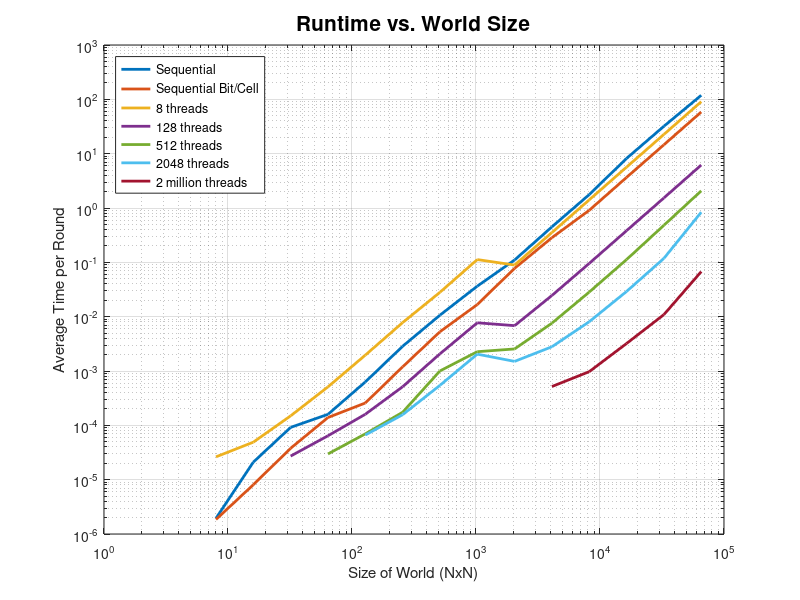
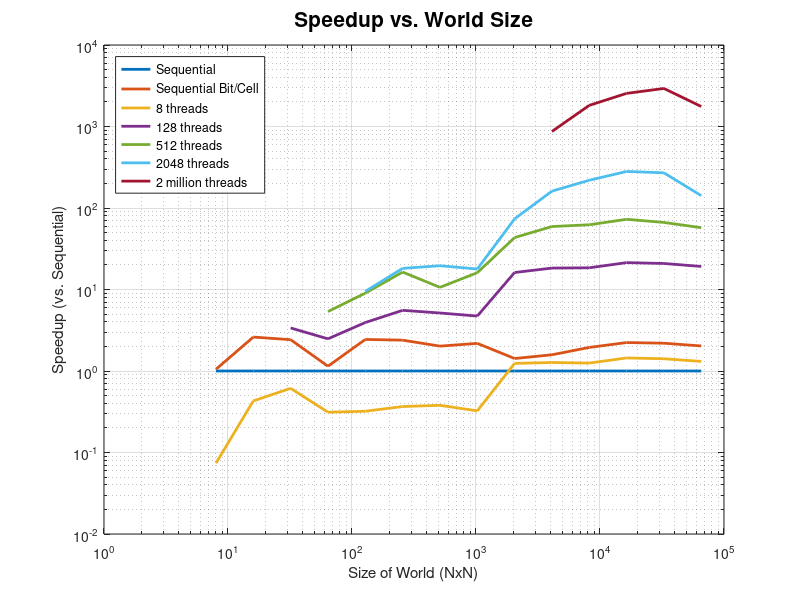
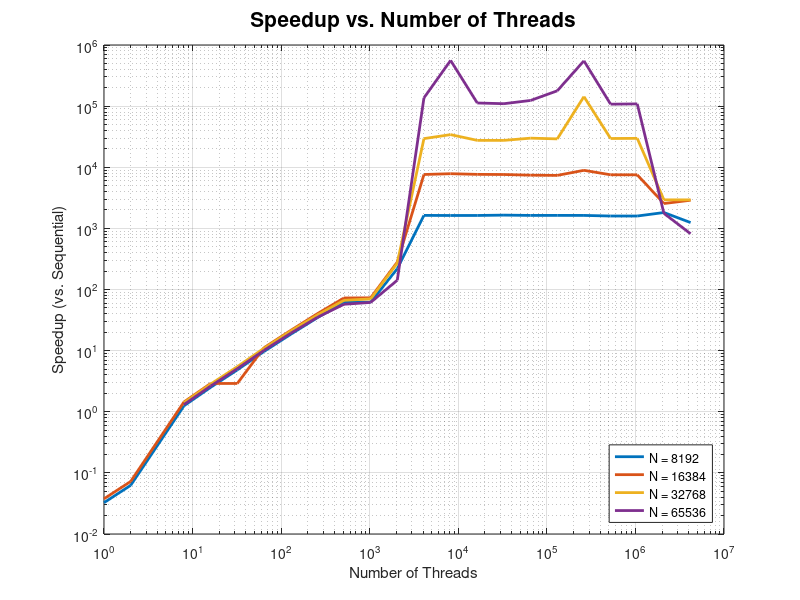
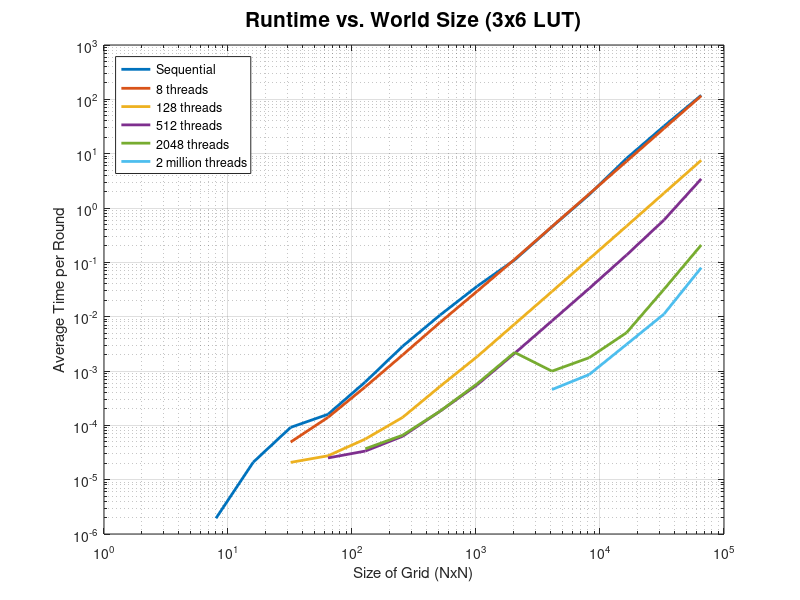

Write the MATLAB code that produced these figures, in order.
size = 2.^(3:16);

seq                 = [1.947E-06 2.104E-05 9.166E-05 1.594E-04 6.286E-04 2.850E-03 1.066E-02 3.643E-02 1.105E-01 4.500E-01 1.768E+00 8.185E+00 3.199E+01 1.187E+02];
seq_bit             = [1.852E-06 8.068E-06 3.783E-05 1.393E-04 2.577E-04 1.192E-03 5.280E-03 1.669E-02 7.764E-02 2.846E-01 9.084E-01 3.663E+00 1.459E+01 5.851E+01];
parallel_bpc_1t     = [1.206E-04 5.457E-04 1.361E-03 3.775E-03 1.418E-02 5.295E-02 2.204E-01 8.490E-01 3.394E+00 1.358E+01 5.433E+01 2.173E+02];
parallel_bpc_2t     = [9.564E-05 2.029E-04 5.395E-04 1.799E-03 6.936E-03 2.760E-02 1.104E-01 4.412E-01 1.766E+00 7.067E+00 2.827E+01 1.131E+02];
parallel_bpc_8t     = [2.631E-05 4.898E-05 1.495E-04 5.106E-04 1.959E-03 7.778E-03 2.810E-02 1.124E-01 8.908E-02 3.538E-01 1.414E+00 5.660E+00 22.63920229 90.57214796];
parallel_bpc_32t    = [3.701E-05 6.135E-05 1.571E-04 5.375E-04 1.842E-03 7.345E-03 2.927E-02 2.367E-02 9.186E-02 3.654E-01 2.820E+00 5.852E+00 2.346E+01];
parallel_bpc_128t   = [2.717E-05 6.425E-05 1.598E-04 5.133E-04 2.070E-03 7.714E-03 6.835E-03 2.457E-02 9.575E-02 3.831E-01 1.534E+00 6.186E+00];
parallel_bpc_512t   = [2.975E-05 6.966E-05 1.741E-04 1.003E-03 2.267E-03 2.546E-03 7.595E-03 2.840E-02 1.126E-01 4.811E-01 2.070E+00];
parallel_bpc_2048t  = [6.630E-05 1.568E-04 5.447E-04 2.042E-03 1.503E-03 2.794E-03 8.074E-03 2.914E-02 1.184E-01 8.376E-01];
parallel_bpc_500htt = [1.056E-03 1.076E-03 1.110E-03 1.087E-03 1.083E-03 8.142E-04];
parallel_bpc_2mt    = [5.178E-04 9.730E-04 3.210E-03 1.092E-02 6.745E-02];

parallel_lut_8t    = [4.920E-05 1.400E-04 5.110E-04 1.974E-03 7.813E-03 2.949E-02 1.135E-01 4.550E-01 1.818E+00 7.256E+00 2.904E+01 1.162E+02];
parallel_lut_64t   = [1.990E-05 3.620E-05 8.600E-05 2.670E-04 1.007E-03 3.984E-03 1.540E-02 5.726E-02 2.299E-01 9.181E-01 3.664E+00 1.477E+01];
parallel_lut_128t  = [2.080E-05 2.750E-05 5.590E-05 1.400E-04 5.190E-04 1.847E-03 7.308E-03 2.899E-02 1.158E-01 4.639E-01 1.874E+00 7.556E+00];
parallel_lut_512t  = [2.510E-05 3.360E-05 6.290E-05 1.810E-04 5.590E-04 2.113E-03 8.352E-03 3.315E-02 1.364E-01 5.996E-01 3.434E+00];
parallel_lut_2048t = [3.700E-05 6.580E-05 1.820E-04 5.850E-04 2.199E-03 9.930E-04 1.759E-03 5.082E-03 3.177E-02 2.087E-01];
parallel_lut_2mt   = [4.550E-04 8.620E-04 3.091E-03 1.114E-02 7.958E-02];


seq_bit_spdup             = seq        ./seq_bit;
parallel_bpc_1t_spdup     = seq(1:12)  ./parallel_bpc_1t;
parallel_bpc_2t_spdup     = seq(1:12)  ./parallel_bpc_2t;
parallel_bpc_8t_spdup     = seq        ./parallel_bpc_8t;
parallel_bpc_32t_spdup    = seq(2:end) ./parallel_bpc_32t;
parallel_bpc_128t_spdup   = seq(3:end) ./parallel_bpc_128t;
parallel_bpc_512t_spdup   = seq(4:end) ./parallel_bpc_512t;
parallel_bpc_2048t_spdup  = seq(5:end) ./parallel_bpc_2048t;
parallel_bpc_500htt_spdup = seq(9:end) ./parallel_bpc_500htt;
parallel_bpc_2mt_spdup    = seq(10:end)./parallel_bpc_2mt;

parallel_lut_8t_spdup    = seq( 3:end) ./ parallel_lut_8t;
parallel_lut_64t_spdup   = seq( 3:end) ./ parallel_lut_64t;
parallel_lut_128t_spdup  = seq( 3:end) ./ parallel_lut_128t;
parallel_lut_512t_spdup  = seq( 4:end) ./ parallel_lut_512t;
parallel_lut_2048t_spdup = seq( 5:end) ./ parallel_lut_2048t;
parallel_lut_2mt_spdup   = seq(10:end) ./ parallel_lut_2mt;

                 % seq time
bpc_perf_8192  = [1.768E+00	5.433E+01	2.827E+01	1.414E+00	7.047E-01	3.654E-01	1.828E-01	9.575E-02	5.125E-02	2.840E-02	2.848E-02	8.074E-03	1.084E-03	1.088E-03	1.087E-03	1.073E-03	1.085E-03	1.084E-03	1.085E-03	1.110E-03	1.110E-03	9.730E-04	1.421E-03];
bpc_perf_16384 = [8.185E+00	2.173E+02	1.131E+02	5.660E+00	2.820E+00	2.820E+00	7.345E-01	3.831E-01	2.039E-01	1.126E-01	1.120E-01	2.914E-02	1.075E-03	1.044E-03	1.070E-03	1.076E-03	1.103E-03	1.112E-03	9.188E-04	1.087E-03	1.089E-03	3.210E-03	2.833E-03];
bpc_perf_32768 = [3.199E+01				            2.264E+01	1.129E+01	5.852E+00	2.931E+00	1.534E+00	8.367E-01	4.811E-01	4.561E-01	1.184E-01	1.087E-03	9.361E-04	1.162E-03	1.162E-03	1.069E-03	1.099E-03	2.237E-04	1.083E-03	1.077E-03	1.092E-02	1.093E-02];
bpc_perf_65536 = [1.187E+02				            9.057E+01	4.517E+01	2.346E+01	1.177E+01	6.186E+00	3.395E+00	2.070E+00	1.932E+00	8.376E-01	8.696E-04	2.122E-04	1.055E-03	1.083E-03	9.584E-04	6.667E-04	2.155E-04	1.103E-03	1.091E-03	6.745E-02	1.453E-01];

lut_perf_8192  = [1.818E+00	                        2.299E-01	1.158E-01	6.021E-02	3.315E-02	3.390E-02	1.759E-03	6.890E-04	7.690E-04	6.950E-04	4.700E-04	7.210E-04	8.040E-04	7.510E-04	7.180E-04	7.210E-04	8.620E-04	1.707E-03];			
lut_perf_16384 = [7.256E+00	                        9.181E-01	4.639E-01	2.438E-01	1.364E-01	1.359E-01	5.082E-03	6.830E-04	7.400E-04	7.330E-04	7.320E-04	7.280E-04	7.170E-04	7.150E-04	4.930E-04	7.260E-04	3.091E-03	5.445E-03	2.190E-08	1.760E-05];	
lut_perf_32768 = [2.904E+01	                        3.664E+00	1.874E+00	1.076E+00	5.996E-01	5.405E-01	3.177E-02	7.270E-04	7.280E-04	6.140E-04	7.310E-04	7.320E-04	7.280E-04	7.420E-04	7.390E-04	7.270E-04	1.114E-02	1.090E-02	2.790E-08	1.000E-04	5.200E-05];
lut_perf_65536 = [1.162E+02	                        1.477E+01	7.556E+00	4.370E+00	3.434E+00	2.848E+00	2.087E-01	7.270E-04	7.280E-04	7.840E-04	8.250E-04	7.390E-04	7.450E-04	7.360E-04	6.810E-04	7.810E-04	7.958E-02	8.032E-02	2.210E-08	3.460E-04	3.450E-04];

num_threads = 2.^[0:1 3:22];
bpc_spdup_8192  = bpc_perf_8192(1)  ./ bpc_perf_8192;
bpc_spdup_16384 = bpc_perf_16384(1) ./ bpc_perf_16384;
bpc_spdup_32768 = bpc_perf_32768(1) ./ bpc_perf_32768;
bpc_spdup_65536 = bpc_perf_65536(1) ./ bpc_perf_65536;

num_threads_2 = 2.^[3 6:25];
lut_spdup_8192  = bpc_perf_8192(1)  ./ lut_perf_8192;
lut_spdup_16384 = bpc_perf_16384(1) ./ lut_perf_16384;
lut_spdup_32768 = bpc_perf_32768(1) ./ lut_perf_32768;
lut_spdup_65536 = bpc_perf_65536(1) ./ lut_perf_65536;

%% Plot 
close all
figure
set(gcf, 'Position',  [100, 100, 450, 350])
loglog(size        , seq                ,'linewidth', 2)
hold on, grid on
loglog(size        , seq_bit            ,'linewidth', 2)
loglog(size        , parallel_bpc_8t    ,'linewidth', 2)
loglog(size(3:end) , parallel_bpc_128t  ,'linewidth', 2)
loglog(size(4:end) , parallel_bpc_512t  ,'linewidth', 2)
loglog(size(5:end) , parallel_bpc_2048t ,'linewidth', 2)
loglog(size(10:end), parallel_bpc_2mt   ,'linewidth', 2)
title("Runtime vs. World Size",'FontSize',15)
legend("Sequential", "Sequential Bit/Cell", ...
    '8 threads', '128 threads', '512 threads',...
    '2048 threads', ...
    '2 million threads', 'location',"Northwest")
xlabel("Size of World (NxN)")
ylabel("Average Time per Round")

%% Plot
% close all
figure
set(gcf, 'Position',  [100, 100, 450, 350])
loglog(size, ones(length(size),1), 'linewidth',2)
hold on, grid on
loglog(size        , seq_bit_spdup            ,'linewidth', 2)
loglog(size        , parallel_bpc_8t_spdup    ,'linewidth', 2)
loglog(size(3:end) , parallel_bpc_128t_spdup  ,'linewidth', 2)
loglog(size(4:end) , parallel_bpc_512t_spdup  ,'linewidth', 2)
loglog(size(5:end) , parallel_bpc_2048t_spdup ,'linewidth', 2)
loglog(size(10:end), parallel_bpc_2mt_spdup   ,'linewidth', 2)
title("Speedup vs. World Size",'FontSize',15)
legend("Sequential", "Sequential Bit/Cell", '8 threads', ...
    '128 threads', '512 threads', '2048 threads', ...
    '2 million threads', 'location',"Northwest")
xlabel("Size of World (NxN)")
ylabel("Speedup (vs. Sequential)")

%% Plot
close all
figure
set(gcf, 'Position',  [100, 100, 450, 350])
loglog(num_threads, bpc_spdup_8192(2:end), 'linewidth', 2)
hold on, grid on
loglog(num_threads, bpc_spdup_16384(2:end), 'linewidth', 2)
loglog(num_threads(3:end), bpc_spdup_32768(2:end),'linewidth', 2)
loglog(num_threads(3:end), bpc_spdup_65536(2:end),'linewidth', 2)
title("Speedup vs. Number of Threads",'FontSize',15)
legend("N = 8192", 'N = 16384', 'N = 32768', 'N = 65536', 'location',"Southeast")
xlabel("Number of Threads")
ylabel("Speedup (vs. Sequential)")

%% Plot runtime of 3x6 LUT w/ various numbers of threads
close all
figure
set(gcf, 'Position',  [100, 100, 450, 350])
loglog(size        , seq                ,'linewidth', 2)
hold on, grid on
loglog(size( 3:end), parallel_lut_8t    ,'linewidth', 2)
loglog(size( 3:end), parallel_lut_128t  ,'linewidth', 2)
loglog(size( 4:end), parallel_lut_512t  ,'linewidth', 2)
loglog(size( 5:end), parallel_lut_2048t ,'linewidth', 2)
loglog(size(10:end), parallel_lut_2mt   ,'linewidth', 2)
title("Runtime vs. World Size (3x6 LUT)",'FontSize',15)
legend("Sequential", "8 threads", '128 threads', '512 threads',...
    '2048 threads', '2 million threads', 'location',"Northwest")
xlabel("Size of Grid (NxN)")
ylabel("Average Time per Round")

%% Plot speedup of 3x6 LUT w/ various numbers of threads
%close all
figure
set(gcf, 'Position',  [100, 100, 450, 350])
loglog(size, ones(length(size),1), 'linewidth',2)
hold on, grid on
loglog(size(3:end) , parallel_lut_8t_spdup  ,'linewidth', 2)
loglog(size(3:end) , parallel_lut_128t_spdup  ,'linewidth', 2)
loglog(size(4:end) , parallel_lut_512t_spdup  ,'linewidth', 2)
loglog(size(5:end) , parallel_lut_2048t_spdup ,'linewidth', 2)
loglog(size(10:end), parallel_lut_2mt_spdup   ,'linewidth', 2)
title("Speedup vs. World Size (3x6 LUT)",'FontSize',15)
legend("Sequential", '8 threads', '128 threads', '512 threads', '2048 threads', ...
    '2 million threads', 'location',"Northwest")
xlabel("Size of Grid (NxN)")
ylabel("Speedup (vs. Sequential)")

%% Plot
close all
figure
set(gcf, 'Position',  [100, 100, 450, 350])
loglog(num_threads_2(1:18), lut_spdup_8192, 'linewidth', 2)
hold on, grid on
loglog(num_threads_2(1:20), lut_spdup_16384, 'linewidth', 2)
loglog(num_threads_2(1:21), lut_spdup_32768, 'linewidth', 2)
loglog(num_threads_2(1:21), lut_spdup_65536, 'linewidth', 2)
title("Game of Life Speedup")
legend("N = 8192", 'N = 16384', 'N = 32768', 'N = 65536', 'location',"Southeast")
xlabel("Number of Threads")
ylabel("Speedup (vs. Sequential)")

%% Compare all 4 algos
close all
figure
loglog(size        , ones(length(size),1)     , 'linewidth',2)
hold on, grid on
loglog(size        , seq_bit_spdup            ,'linewidth', 2)
loglog(size(5:end) , parallel_bpc_2048t_spdup ,'linewidth', 2)
loglog(size(10:end), parallel_bpc_2mt_spdup   ,'linewidth', 2)
loglog(size(5:end) , parallel_lut_2048t_spdup ,'linewidth', 2)
loglog(size(10:end) , parallel_lut_2mt_spdup   ,'linewidth', 2)
title("Game of Life Speedup Comparison")
legend("Sequential", 'Sequential Bit/Cell', 'Parallel Bit/Cell - 2048 threads', ...
    'Parallel Bit/Cell - 2 mil threads', '3x6 LUT - 2048 threads', ...
    '3x6 LUT - 2 mil threads', 'location',"Northwest")
xlabel("Size of Grid (NxN)")
ylabel("Speedup (vs. Sequential)")
